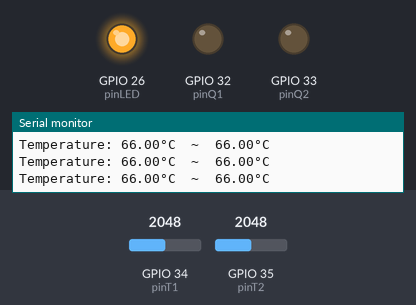
Simulated run of this program. Board: ESP32. On the bench: output pins drawn as LEDs (lit = HIGH), the last lines printed to the serial monitor. The inputs (shaded band) are chosen by the test bench; at power-on: GPIO 34 (pinT1) = 2048, GPIO 35 (pinT2) = 2048.

Above: at 1.2 s.
1.3 s: GPIO 34 (pinT1) set to 1769
2.8 s: GPIO 34 (pinT1) set to 1675
At 3.7 s:
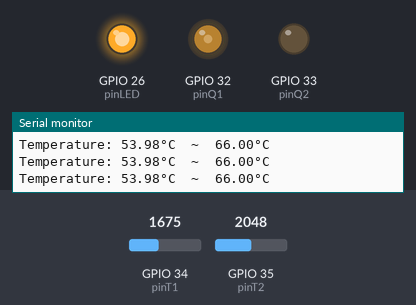
4.3 s: GPIO 35 (pinT2) set to 1761
5.8 s: GPIO 35 (pinT2) set to 1680
At 6.5 s:
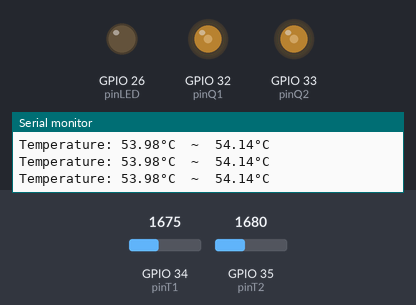
7.3 s: GPIO 34 (pinT1) set to 2047
At 7.9 s:
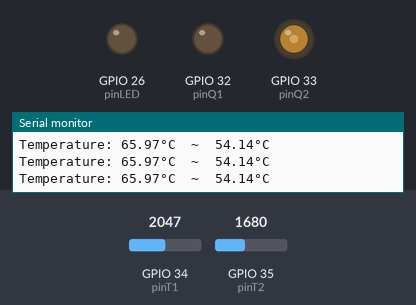
8.8 s: GPIO 34 (pinT1) set to 1228
At 9.3 s:
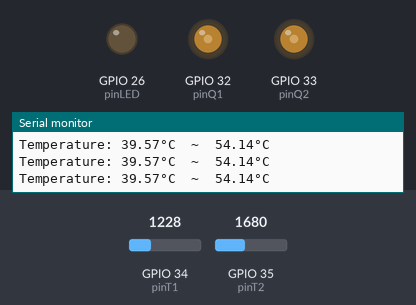
Timing chart, 0 to 11.3 s (numbered marks = the images above; inputs shaded):
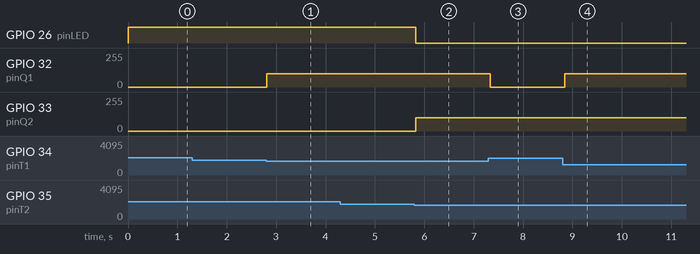

Measured:
- the behaviour switches between 1707 and 1706 on GPIO 34 (pinT1) (found by bisection; images 0 and 1)
- the behaviour switches between 1707 and 1706 on GPIO 35 (pinT2) (found by bisection; images 1 and 2)
- after the input at 2.8 s, GPIO 32 (pinQ1): 0/255 → 100/255 at once
- after the input at 5.8 s, GPIO 26 (pinLED): HIGH → LOW at once; GPIO 33 (pinQ2): 0/255 → 100/255 at once
- after the input at 7.3 s, GPIO 32 (pinQ1): 100/255 → 0/255 at once
- after the input at 8.8 s, GPIO 32 (pinQ1): 0/255 → 100/255 at once

The program:

main.cpp
```cpp
/*********************************************************************************
 * Program   : iTCLab_Testing
 * By        : Assoc. Prof. Dr. Basuki Rahmat, S.Si, MT, ITS-AI,
 *             Assoc. Prof. Dr. Muljono, S.Si, M.Kom, et al
 * Pro. Team : i-ot.net, io-t.net
 * R. Group  : Intelligent Control, Robotics and Automation Systems Research Group
 * Univ.     : Universitas Pembangunan Nasional "Veteran" Jawa Timur
 * Country   : Indonesia
 *********************************************************************************/

#include <Arduino.h>

// constants
const int baud = 115200;       // serial baud rate

// pin numbers corresponding to signals on the iTCLab Shield
const int pinT1   = 34;         // T1
const int pinT2   = 35;         // T2
const int pinQ1   = 32;         // Q1
const int pinQ2   = 33;         // Q2
const int pinLED  = 26;         // LED

// setting PWM properties
const int freq = 5000; //5000
const int ledChannel = 0;
const int Q1Channel = 1;
const int Q2Channel = 2;
const int resolutionLedChannel = 8; //Resolution 8, 10, 12, 15
const int resolutionQ1Channel = 8; //Resolution 8, 10, 12, 15
const int resolutionQ2Channel = 8; //Resolution 8, 10, 12, 15

float cel, cel1, degC, degC1;
const float upper_temperature_limit = 55;

// global variables
float Q1 = 0;                 // value written to Q1 pin
float Q2 = 0;                 // value written to Q2 pin
int iwrite_max = 255;          // integer value for writing
int iwrite_min = 0;            // integer value for writing

void setup() {
  // put your setup code here, to run once:
  Serial.begin(baud);
  while (!Serial) {
    ; // wait for serial port to connect.
  }

  // configure pinQ1 PWM functionalitites
  ledcSetup(Q1Channel, freq, resolutionQ1Channel);

  // attach the channel to the pinQ1 to be controlled
  ledcAttachPin(pinQ1, Q1Channel);

  // configure pinQ2 PWM functionalitites
  ledcSetup(Q2Channel, freq, resolutionQ2Channel);

  // attach the channel to the pinQ2 to be controlled
  ledcAttachPin(pinQ2, Q2Channel);

  // configure pinLED PWM functionalitites
  ledcSetup(ledChannel, freq, resolutionLedChannel);

  // attach the channel to the pinLED to be controlled
  ledcAttachPin(pinLED, ledChannel);

  ledcWrite(Q1Channel,0);
  ledcWrite(Q2Channel,0);
  ledcWrite(ledChannel,0);
}

void Q1on(){
    ledcWrite(Q1Channel,iwrite_max/255*100);
    //Q1 = iwrite_max/255*100;
    //Serial.println(Q1);
}

void Q1off(){
    ledcWrite(Q1Channel,iwrite_min/255*100);
    //Q1 = iwrite_min/255*100;
    //Serial.println(Q1);
}

void Q2on(){
    ledcWrite(Q2Channel,iwrite_max/255*100);
    //Q2 = iwrite_max/255*100;
    //Serial.println(Q2);
}

void Q2off(){
    ledcWrite(Q2Channel,iwrite_min/255*100);
    //Q2 = iwrite_min/255*100;
    //Serial.println(Q2);
}

void ledon(){
    ledcWrite(ledChannel,iwrite_max);
}

void ledoff(){
    ledcWrite(ledChannel,iwrite_min);
}

void cektemp(){
  degC = analogRead(pinT1) * 0.322265625 ;    // use for 3.3v AREF
  cel = degC/10;
  degC1 = analogRead(pinT2) * 0.322265625 ;    // use for 3.3v AREF
  cel1 = degC1/10;

  Serial.print("Temperature: ");
  Serial.print(cel);   // print the temperature T1 in Celsius
  Serial.print("°C");
  Serial.print("  ~  "); // separator between Celsius and Fahrenheit
  Serial.print(cel1);   // print the temperature T2 in Celsius
  Serial.println("°C");
}
void loop() {
  // put your main code here, to run repeatedly:
  cektemp();
  if (cel > upper_temperature_limit){
    Q1off();
    ledon();
  }
  else {
    Q1on();
    ledoff();
  }
  if (cel1 > upper_temperature_limit){
    Q2off();
    ledon();
  }
  else {
    Q2on();
    ledoff();
  }
  delay (100);
}
```
